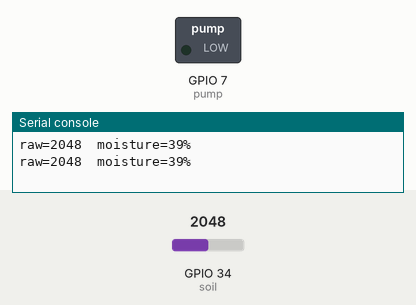
Bench run of a program on a simulated ESP32 board running MicroPython. Shown: switched loads named in the program (green lamp = pin HIGH), the last lines printed to the serial console. The inputs (shaded band) are chosen by the test bench; at power-on: GPIO 34 (soil) = 2048 (analog values on the 0–4095 scale).

Above: at 1.2 s.
1.3 s: GPIO 34 (soil) set to 2219
At 2.6 s:
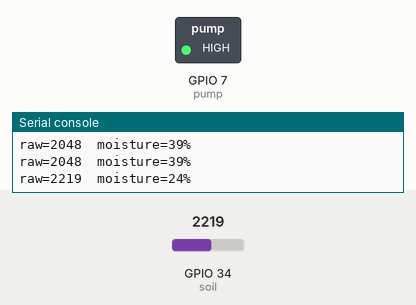
3.5 s: GPIO 34 (soil) set to 2047
At 5.2 s:
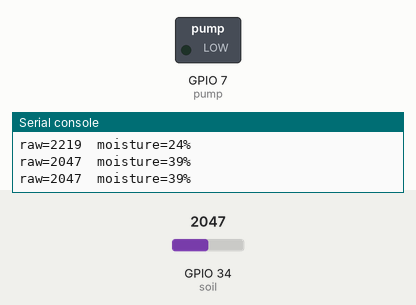
5.5 s: GPIO 34 (soil) set to 2866
At 6.8 s:
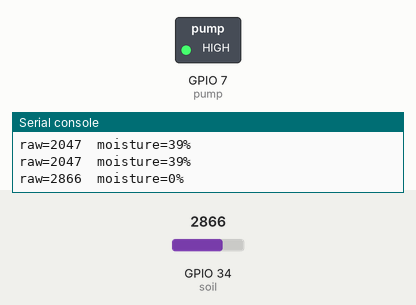
Timing chart, 0 to 8.5 s (numbered marks = the images above; inputs shaded):
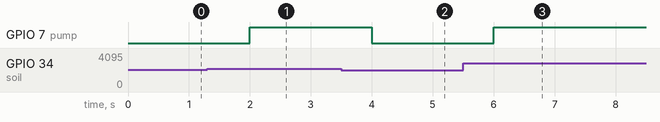

The program:

main.py
```python
from machine import ADC, Pin
from time import sleep

soil = ADC(Pin(34))            # AOUT давача (ADC-здатний пін)
soil.atten(ADC.ATTN_11DB)      # повний діапазон входу 0…3.3 В
pump = Pin(7, Pin.OUT)         # реле помпи

# калібрувальні межі — зняти для СВОГО щупа (див. нижче)
AIR   = 2500                   # сухо (щуп у повітрі)
WATER = 1350                   # мокро (щуп у воді)

def imap(x, in_lo, in_hi, out_lo, out_hi):
    # аналог Arduino map(): лінійне перевідображення без обмеження
    return (x - in_lo) * (out_hi - out_lo) // (in_hi - in_lo) + out_lo

while True:
    raw = soil.read()                          # 0…4095; сухо ≈ вище
    # перевести в «відсотки вологості»: мокро → 100, сухо → 0
    pct = imap(raw, AIR, WATER, 0, 100)
    pct = max(0, min(100, pct))

    print("raw={}  moisture={}%".format(raw, pct))

    pump.value(1 if pct < 30 else 0)           # сухіше 30% → полити
    sleep(1)
```

Measured:
- the behaviour switches between 2155 and 2156 on GPIO 34 (soil) (found by bisection; images 0 and 1)
- after the input at 1.3 s, GPIO 7 (pump): LOW → HIGH after 0.70 s
- after the input at 3.5 s, GPIO 7 (pump): HIGH → LOW after 0.50 s
- after the input at 5.5 s, GPIO 7 (pump): LOW → HIGH after 0.50 s
